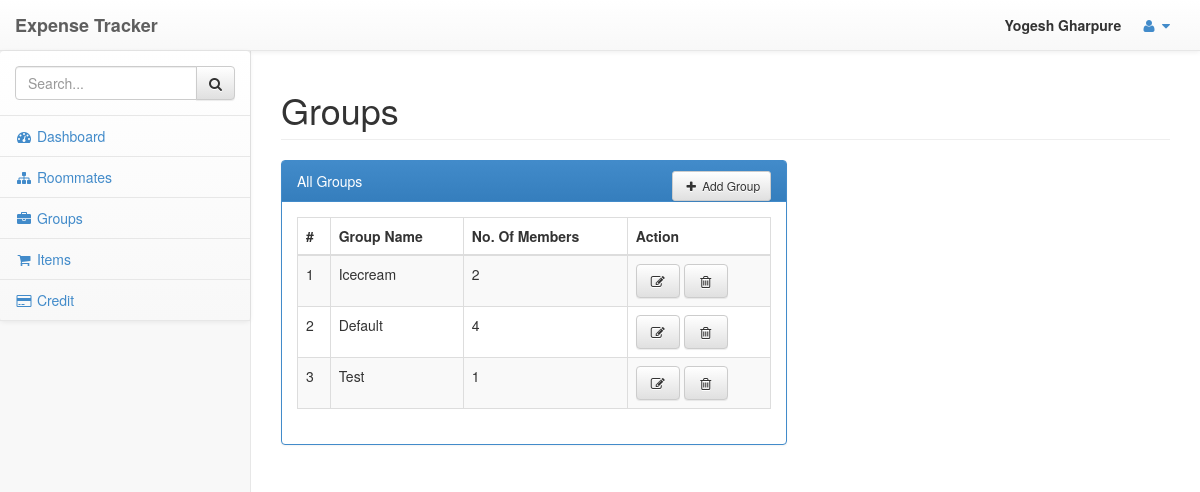
/administrator/groups.php (signed in), run on the app's committed database.
### tables this page shows
CREATE TABLE IF NOT EXISTS `kzygroup` (
  `kzy_GroupId` int(10) unsigned NOT NULL AUTO_INCREMENT,
  `kzy_GroupName` varchar(45) NOT NULL,
  PRIMARY KEY (`kzy_GroupId`)
);

### config/db.php (called while the page is built, shortened)
<?php
function getConnection() {
    $conn = mysqli_connect('localhost', 'root', 'horcrux', 'expensetracker');
    return $conn;
}
?>

### administrator/model/groupsModel.php (called while the page is built, shortened)
<?php
require_once $_SERVER['DOCUMENT_ROOT'] . '/ExpenseTracker/config/db.php';
class Groups {
    private $groupName;
    private $numRoommates;
    function __construct() {
        $this->groupName = "";
        $this->numRoommates = 0;
    }
    function fillGroupInfo($groupId, $groupName, $numRoommates) {
        $this->groupName = $groupName;
        $this->numRoommates = $numRoommates;
    }
    function get_groupName() {
        return $this->groupName;
    }
    function get_numRoommates() {
        return $this->numRoommates;
    }
}
function getAllGroups() {
    $sql1 = "SELECT * FROM kzygroup";
    $query1 = mysqli_query(getConnection(), $sql1);
    $groupsList = array();
    while ($row1 = mysqli_fetch_array($query1)) {
        $sql2 = "SELECT * FROM kzygrouproommatemapping where kzy_GroupId=".$row1['kzy_GroupId'];
        $query2 = mysqli_query(getConnection(), $sql2);
        $num_roommates = mysqli_num_rows($query2);
        $group = new Groups();
        $group->fillGroupInfo($row1['kzy_GroupId'], $row1['kzy_GroupName'], $num_roommates);
        array_push($groupsList, $group);
    }
    return $groupsList;
}
?>

### administrator/groups.php (the view, shortened to what this page needs)
<?php
include ('../templates/header.php');
include "./model/groupsModel.php";
$groupsList = getAllGroups();
?>
<div id="page-wrapper">
    <div class="row">
        <div class="col-lg-12">
            <h1 class="page-header">Groups</h1>
        </div>
        <div class="col-lg-7">
            <div class="panel panel-primary">
                <div class="panel-heading">
                    All Groups
                    <div class="pull-right">
                        <div class="btn-group">
                            <button type="button" class="btn btn-default btn-sm dropdown" data-toggle="modal" data-target="#myModal">
                                <i class="fa fa-plus fa-fw"></i>
                                Add Group
                            </button>
                        </div>
                    </div>
                </div>
                <div class="panel-body">
                    <div class="table-responsive">
                        <table class="table table-striped table-bordered table-hover" id="groupTable">
                            <thead>
                                <tr>
                                    <th>#</th>
                                    <th>Group Name</th>
                                    <th>No. Of Members</th>
                                    <th>Action</th>
                                </tr>
                            </thead>
                            <tbody>
                                <?php
                                $i = 1;
                                foreach ($groupsList as $group) {
                                    echo "<tr>";
                                    echo "<td>" . $i . "</td>";
                                    echo "<td>" . $group->get_groupName() . "</td>";
                                    echo "<td>" . $group->get_numRoommates() . "</td>";
                                    echo "<td>"
                                    . "<button type=\"button\" class=\"btn btn-default\">
                                            <i class=\"fa fa-edit fa-fw\"></i>
                                        </button>
                                        <button type=\"button\" class=\"btn btn-default\">
                                            <i class=\"fa fa-trash-o fa-fw\"></i>
                                        </button></td>";
                                    echo "</tr>";
                                    $i++;
                                }
                                ?>
                            </tbody>
                        </table>
                    </div>
                </div>
            </div>
        </div>
    </div>
</div>
</div>
<?php include ('../templates/footer.php'); ?>

### css/sb-admin.css (style rules this page uses)
body { padding-top: 100px; background-color: #f8f8f8; }
@media (min-width:768px) { body { padding-top: 50px; } }
#page-wrapper { padding: 0 15px; min-height: 568px; background-color: #fff; }
@media (min-width:768px) { #page-wrapper { position: inherit; margin: 0 0 0 250px; padding: 0 30px; min-height: 1300px; border-left: 1px solid #e7e7e7; } }

### data on the page
kzygroup: kzy_GroupName "Icecream", numRoommates "2"
kzygroup: kzy_GroupName "Default", numRoommates "4"
kzygroup: kzy_GroupName "Test", numRoommates "1"

### other printed values
$usersName "Yogesh Gharpure"
